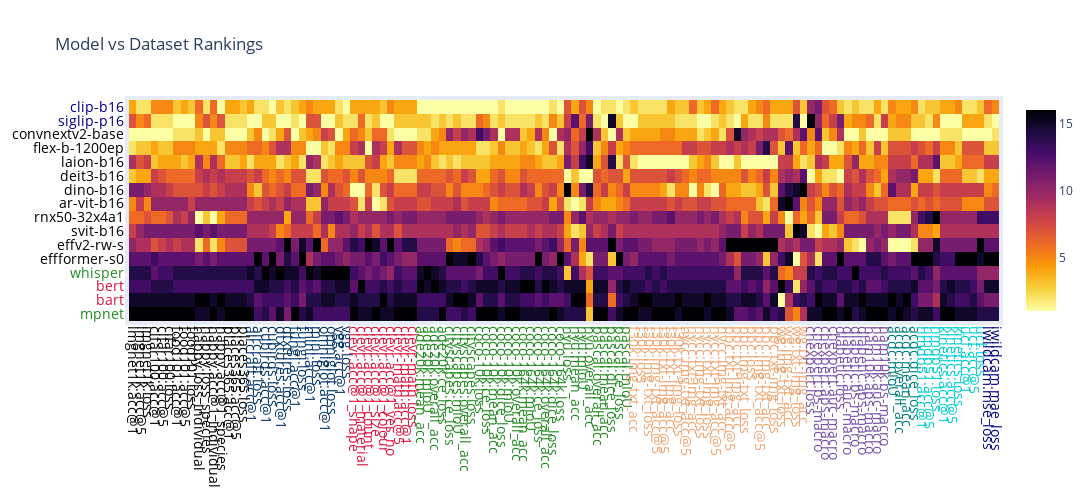

Source (notebook cell):
### Code cell
from typing import Optional
import plotly.graph_objects as go
import pandas as pd
import yaml

    
def plot_heatmap(df: pd.DataFrame, task_type: Optional[str] = None, metrics_to_include: Optional[list] = None, width=1500, height=500, name="heatmap"):
    """
    Plot a heatmap of the DataFrame using Plotly, with rows sorted by their average rank.
    The x-axis labels reflect the order of the columns after they have been reordered by similarity.

    Parameters:
    df (pandas.DataFrame): The DataFrame to plot.

    Returns:
    None
    """
    # Define the task mapping
    task_mapping = yaml.safe_load(open("task_to_metric_mapping_opt.yaml", "r"))
    if task_type:
        column_names = task_mapping[task_type] + ["imagenet1k.top_accuracy_1"]
        keep_columns = [column for column in df.columns if column in column_names]
    else:
        keep_columns = df.columns[1:]
        
    # Exclude the label column from the data to be plotted
    labels = df[df.columns[0]]
    
    data = df[keep_columns]

    # Add a temporary column to the DataFrame with the average rank of each row
    data['average_rank'] = data.mean(axis=1)
    
    # Sort the DataFrame by this temporary column
    data.sort_values('average_rank', ascending=False, inplace=True)
    print(data['average_rank'])

    # Remove the temporary column
    data.drop('average_rank', axis=1, inplace=True)

    # Update the labels to match the new order
    labels = labels[data.index]
    labels = [label.replace("-224", "") for label in labels]
    data.columns = [column.replace("image", "img").replace("text", "txt").replace("_to_", "-").replace("accuracy_top_", "acc@").replace("accuracy", "acc").replace("-epoch-mean", "").replace("flickr30k", "f30k").replace("winoground", "wg").replace("pokemonblipcaptions", "pbc").replace("newyorkercaptioncontest", "nycc").replace("image-to-text", "img-to-txt").replace("text-to-image", "txt-to-img") for column in data.columns]
    columns_by_task = [metric for datasets in task_mapping.values() for metric in datasets]
    columns_by_task = [column.replace("image", "img").replace("text", "txt").replace("_to_", "-").replace("accuracy_top_", "acc@").replace("accuracy", "acc").replace("-epoch-mean", "").replace("flickr30k", "f30k").replace("winoground", "wg").replace("pokemonblipcaptions", "pbc").replace("newyorkercaptioncontest", "nycc").replace("image-to-text", "img-to-txt").replace("text-to-image", "txt-to-img") for column in columns_by_task]
    colour_set_pastel = ["#FF6666", "#FFCC66", "#99CC99", "#66CCCC", "#6699CC", "#CC99CC", "#FF99CC", "#FFCCFF", "#CCFFFF", "#99FFCC", "#99CCFF", "#CC99FF", "#FF99FF", "#FFCC99", "#FF9999", "#FF6666", "#FF3333", "#FF0000", "#CC0000", "#990000", "#660000", "#330000", "#000000", "#333333", "#666666", "#999999", "#CCCCCC", "#FFFFFF"]
    tasks_colors = {
    "Image Classification": "#000000",  # Black
    "Few Shot Image Classification": "#003366",  # Dark Blue
    "Image Relational Reasoning": "#DC143C",  # Crimson Red
    "Image Segmentation": "#228B22",  # Forest Green
    "Image to Text Zero Shot Learning": "#F0A570",  # Charcoal Gray
    "Medical Classification": "#7851A9",  # Royal Purple
    "Medical Segmentation": "#008080",  # Teal
    "Video Classification": "#00CED1",  # Dark Turquoise
    "Video Regression": "#000080"  # Navy Blue
    }

    column_to_colour = {column.replace("image", "img").replace("text", "txt").replace("_to_", "-").replace("accuracy_top_", "acc@").replace("accuracy", "acc").replace("-epoch-mean", "").replace("flickr30k", "f30k").replace("winoground", "wg").replace("pokemonblipcaptions", "pbc").replace("newyorkercaptioncontest", "nycc").replace("image-to-text", "img-to-txt").replace("text-to-image", "txt-to-img"): tasks_colors[task] for task, columns in task_mapping.items() for column in columns}
    
    # remove columns with terms "bs-1" and corresponding values
    # remove all columns matching any of the patterns in 'terms'
    terms = ["-bs", "-aps", "-auc", "focal", "nycc.loss", "ham10k.loss", "iwildcam.loss", "wg.loss", "clevr.loss",
    'clevr.loss_colour',
    'clevr.loss_count',
    'clevr.loss_material',
    'clevr.loss_shape',
    'clevr.loss_size',
    'clevr.loss_yes_no', 'happy.acc@5', "pascal.loss", "cityscapes.dice_loss", "nyu.ce_loss", "nyu.dice_loss"]
    columns_by_task = [column for column in columns_by_task if not any(term in column for term in terms)]
    
    
    # order columns clustered by task
    data_columns = data.columns
    cityscapes_columns = [column for column in data_columns if "cityscapes" in column]
    # print(cityscapes_columns, columns_by_task)
    data = data[columns_by_task]
    
    # add blue colour to all entries in columns by task
    
    
    if metrics_to_include:
        new_columns_by_task = []
        for metric in columns_by_task:
            # print([include_metric in metric for include_metric in metrics_to_include], metrics_to_include)
            if any([include_metric in metric for include_metric in metrics_to_include]):
                new_columns_by_task.append(metric)
        columns_by_task = new_columns_by_task
        data = data[columns_by_task]
        # print(columns_by_task)
    
    columns_by_task = [f'<span style="color:{column_to_colour[column]}">{column}</span>' for column in columns_by_task]
    labels_to_modality = {"whisper": "audio", "mpnet": "audio", "bert": "text", "bart": "text", "clip-b16": "image_text", "siglip-p16": "image_text"}
    # if label not in labels_to_modality then set it to image
    labels_to_modality = {label: "image" if label not in labels_to_modality else labels_to_modality[label] for label in labels}
    modality_to_coloyr = {"audio": "#228B22", "text": "#DC143C", "image": "#000000", "image_text": "#000080"}
    labels = [f'<span style="color:{modality_to_coloyr[labels_to_modality[label]]}">{label}</span>' for label in labels]
    
    fig = go.Figure(data=go.Heatmap(
        z=data,
        x=columns_by_task,
        y=labels,
        colorscale='inferno_r',  # Use reversed Red color scale
    ))

    fig.update_layout(
        title='Model vs Dataset Rankings',
        xaxis_nticks=len(data.columns),
        yaxis_nticks=len(labels),
        
        autosize=True,
        width=width,
        height=height,
        margin=dict(
            l=50,
            r=50,
            b=100,
            t=100,
            pad=4
        )
    )
    # put legend on the top
    fig.update_layout(
        xaxis=dict(tickfont=dict(size=14), tickangle=90), # Adjust this size for your x-axis font size
        yaxis=dict(tickfont=dict(size=14)) # Adjust this size for your x-axis font size
    )

    fig.show()
    fig.write_image(f"paper/{name}.png", scale=10)
df = move_column(df, 'imagenet1k.accuracy_top_1-epoch-mean', 1)  # Move 'hellobro' column to the second position
df = move_column(df, 'imagenet1k.accuracy_top_5-epoch-mean', 2)
df = move_column(df, 'imagenet1k.loss-epoch-mean', 3)
# apply logmax softmax to the columns in a columnwise manner


plot_heatmap(df)

### Figure 1 — Plotly figure (JSON) as saved in the notebook; plotly's stock layout.template omitted (floating-point values rounded to 4 significant figures; data arrays with more than 128 entries replaced by an {"elided": "..."} marker saying what was removed)
{"data": [{"colorscale": [[0, "#fcffa4"], [0.1111, "#f7d13d"], [0.2222, "#fb9b06"], [0.3333, "#ed6925"], [0.4444, "#cf4446"], [0.5556, "#a52c60"], [0.6667, "#781c6d"], [0.7778, "#4a0c6b"], [0.8889, "#1b0c41"], [1, "#000004"]], "type": "heatmap", "x": ["<span style=\"color:#000000\">imgnet1k.acc@1</span>", "<span style=\"color:#000000\">imgnet1k.acc@5</span>", "<span style=\"color:#000000\">imgnet1k.loss</span>", "<span style=\"color:#000000\">cifar100.acc@1</span>", "<span style=\"color:#000000\">cifar100.acc@5</span>", "<span style=\"color:#000000\">cifar100.loss</span>", "<span style=\"color:#000000\">food101.acc@1</span>", "<span style=\"color:#000000\">food101.acc@5</span>", "<span style=\"color:#000000\">food101.loss</span>", "<span style=\"color:#000000\">happy.loss_individual</span>", "<span style=\"color:#000000\">happy.loss_species</span>", "<span style=\"color:#000000\">happy.acc@1_individual</span>", "<span style=\"color:#000000\">happy.acc@1_species</span>", "<span style=\"color:#000000\">places365.acc@1</span>", "<span style=\"color:#000000\">places365.acc@5</span>", "<span style=\"color:#000000\">places365.loss</span>", "<span style=\"color:#003366\">aircraft.acc@1</span>", "<span style=\"color:#003366\">aircraft.loss</span>", "<span style=\"color:#003366\">cubirds.acc@1</span>", "<span style=\"color:#003366\">cubirds.loss</span>", "<span style=\"color:#003366\">dtxtures.acc@1</span>", "<span style=\"color:#003366\">dtxtures.loss</span>", "<span style=\"color:#003366\">fungi.acc@1</span>", "<span style=\"color:#003366\">fungi.loss</span>", "<span style=\"color:#003366\">mini.acc@1</span>", "<span style=\"color:#003366\">mini.loss</span>", "<span style=\"color:#003366\">omniglot.acc@1</span>", "<span style=\"color:#003366\">omniglot.loss</span>", "<span style=\"color:#003366\">vgg.acc@1</span>", "<span style=\"color:#003366\">vgg.loss</span>", "<span style=\"color:#DC143C\">clevr.acc@1_shape</span>", "<span style=\"color:#DC143C\">clevr.acc@1_material</span>", "<span style=\"color:#DC143C\">clevr.acc@1_count</span>", "<span style=\"color:#DC143C\">clevr.acc@1_size</span>", "<span style=\"color:#DC143C\">clevr.acc@1_colour</span>", "<span style=\"color:#DC143C\">clevr.acc@1_yes_no</span>", "<span style=\"color:#DC143C\">clevr-math.acc@5</span>", "<span style=\"color:#DC143C\">clevr-math.acc@1</span>", "<span style=\"color:#DC143C\">clevr-math.loss</span>", "<span style=\"color:#228B22\">ade20k.mean_acc</span>", "<span style=\"color:#228B22\">ade20k.mIoU</span>", "<span style=\"color:#228B22\">ade20k.overall_acc</span>", "<span style=\"color:#228B22\">ade20k.ce_loss</span>", "<span style=\"color:#228B22\">cityscapes.ce_loss</span>", "<span style=\"color:#228B22\">cityscapes.mIoU</span>", "<span style=\"color:#228B22\">cityscapes.overall_acc</span>", "<span style=\"color:#228B22\">cityscapes.loss</span>", "<span style=\"color:#228B22\">coco-10k.loss</span>", "<span style=\"color:#228B22\">coco-10k.ce_loss</span>", "<span style=\"color:#228B22\">coco-10k.mean_acc</span>", "<span style=\"color:#228B22\">coco-10k.dice_loss</span>", "<span style=\"color:#228B22\">coco-10k.mIoU</span>", "<span style=\"color:#228B22\">coco-10k.overall_acc</span>", "<span style=\"color:#228B22\">coco-164k.mean_acc</span>", "<span style=\"color:#228B22\">coco-164k.mIoU</span>", "<span style=\"color:#228B22\">coco-164k.ce_loss</span>", "<span style=\"color:#228B22\">coco-164k.overall_acc</span>", "<span style=\"color:#228B22\">coco-164k.dice_loss</span>", "<span style=\"color:#228B22\">coco-164k.loss</span>", "<span style=\"color:#228B22\">nyu.loss</span>", "<span style=\"color:#228B22\">nyu.mean_acc</span>", "<span style=\"color:#228B22\">nyu.mIoU</span>", "<span style=\"color:#228B22\">nyu.overall_acc</span>", "<span style=\"color:#228B22\">pascal.overall_acc</span>", "<span style=\"color:#228B22\">pascal.mean_acc</span>", "<span style=\"color:#228B22\">pascal.dice_loss</span>", "<span style=\"color:#228B22\">pascal.ce_loss</span>", "<span style=\"color:#228B22\">pascal.mIoU</span>", "<span style=\"color:#F0A570\">f30k.img-txt_acc</span>", "<span style=\"color:#F0A570\">f30k.loss</span>", "<span style=\"color:#F0A570\">f30k.img-txt_loss</span>", "<span style=\"color:#F0A570\">f30k.img-txt_acc@5</span>", "<span style=\"color:#F0A570\">f30k.txt-img_acc@5</span>", "<span style=\"color:#F0A570\">f30k.txt-img_acc</span>", "<span style=\"color:#F0A570\">f30k.txt-img_loss</span>", "<span style=\"color:#F0A570\">nycc.img-txt_acc@5</span>", "<span style=\"color:#F0A570\">nycc.txt-img_acc</span>", "<span style=\"color:#F0A570\">nycc.img-txt_loss</span>", "<span style=\"color:#F0A570\">nycc.txt-img_loss</span>", "<span style=\"color:#F0A570\">nycc.txt-img_acc@5</span>", "<span style=\"color:#F0A570\">nycc.img-txt_acc</span>", "<span style=\"color:#F0A570\">pbc.txt-img_acc@5</span>", "<span style=\"color:#F0A570\">pbc.txt-img_acc</span>", "<span style=\"color:#F0A570\">pbc.img-txt_loss</span>", "<span style=\"color:#F0A570\">pbc.loss</span>", "<span style=\"color:#F0A570\">pbc.img-txt_acc@5</span>", "<span style=\"color:#F0A570\">pbc.img-txt_acc</span>", "<span style=\"color:#F0A570\">pbc.txt-img_loss</span>", "<span style=\"color:#F0A570\">wg.img-txt_loss</span>", "<span style=\"color:#F0A570\">wg.img-txt_acc</span>", "<span style=\"color:#F0A570\">wg.txt-img_loss</span>", "<span style=\"color:#F0A570\">wg.txt-img_acc</span>", "<span style=\"color:#7851A9\">chexpert.loss</span>", "<span style=\"color:#7851A9\">chexpert.bs-macro</span>", "<span style=\"color:#7851A9\">chexpert.aps-macro</span>", "<span style=\"color:#7851A9\">chexpert.auc-macro</span>", "<span style=\"color:#7851A9\">diabetic.loss</span>", "<span style=\"color:#7851A9\">diabetic.auc-macro</span>", "<span style=\"color:#7851A9\">diabetic.bs-macro</span>", "<span style=\"color:#7851A9\">diabetic.aps-macro</span>", "<span style=\"color:#7851A9\">ham10k.aps-macro</span>", "<span style=\"color:#7851A9\">ham10k.auc-macro</span>", "<span style=\"color:#7851A9\">ham10k.bs-macro</span>", "<span style=\"color:#008080\">acdc.mIoU</span>", "<span style=\"color:#008080\">acdc.overall_acc</span>", "<span style=\"color:#008080\">acdc.mean_acc</span>", "<span style=\"color:#008080\">acdc.dice_loss</span>", "<span style=\"color:#00CED1\">hmdb51.acc@1</span>", "<span style=\"color:#00CED1\">hmdb51.acc@5</span>", "<span style=\"color:#00CED1\">hmdb51.loss</span>", "<span style=\"color:#00CED1\">kinetics.acc@1</span>", "<span style=\"color:#00CED1\">kinetics.acc@5</span>", "<span style=\"color:#00CED1\">kinetics.loss</span>", "<span style=\"color:#00CED1\">ucf.acc@1</span>", "<span style=\"color:#00CED1\">ucf.acc@5</span>", "<span style=\"color:#00CED1\">ucf.loss</span>", "<span style=\"color:#000080\">iwildcam.mse_loss</span>", "<span style=\"color:#000080\">iwildcam.mae_loss</span>"], "y": ["<span style=\"color:#228B22\">mpnet</span>", "<span style=\"color:#DC143C\">bart</span>", "<span style=\"color:#DC143C\">bert</span>", "<span style=\"color:#228B22\">whisper</span>", "<span style=\"color:#000000\">effformer-s0</span>", "<span style=\"color:#000000\">effv2-rw-s</span>", "<span style=\"color:#000000\">svit-b16</span>", "<span style=\"color:#000000\">rnx50-32x4a1</span>", "<span style=\"color:#000000\">ar-vit-b16</span>", "<span style=\"color:#000000\">dino-b16</span>", "<span style=\"color:#000000\">deit3-b16</span>", "<span style=\"color:#000000\">laion-b16</span>", "<span style=\"color:#000000\">flex-b-1200ep</span>", "<span style=\"color:#000000\">convnextv2-base</span>", "<span style=\"color:#000080\">siglip-p16</span>", "<span style=\"color:#000080\">clip-b16</span>"], "z": {"elided": "16x118 int values"}}], "layout": {"autosize": true, "height": 500, "margin": {"b": 100, "l": 50, "pad": 4, "r": 50, "t": 100}, "title": {"text": "Model vs Dataset Rankings"}, "width": 1500, "xaxis": {"nticks": 118, "tickangle": 90, "tickfont": {"size": 14}}, "yaxis": {"nticks": 16, "tickfont": {"size": 14}}}}
